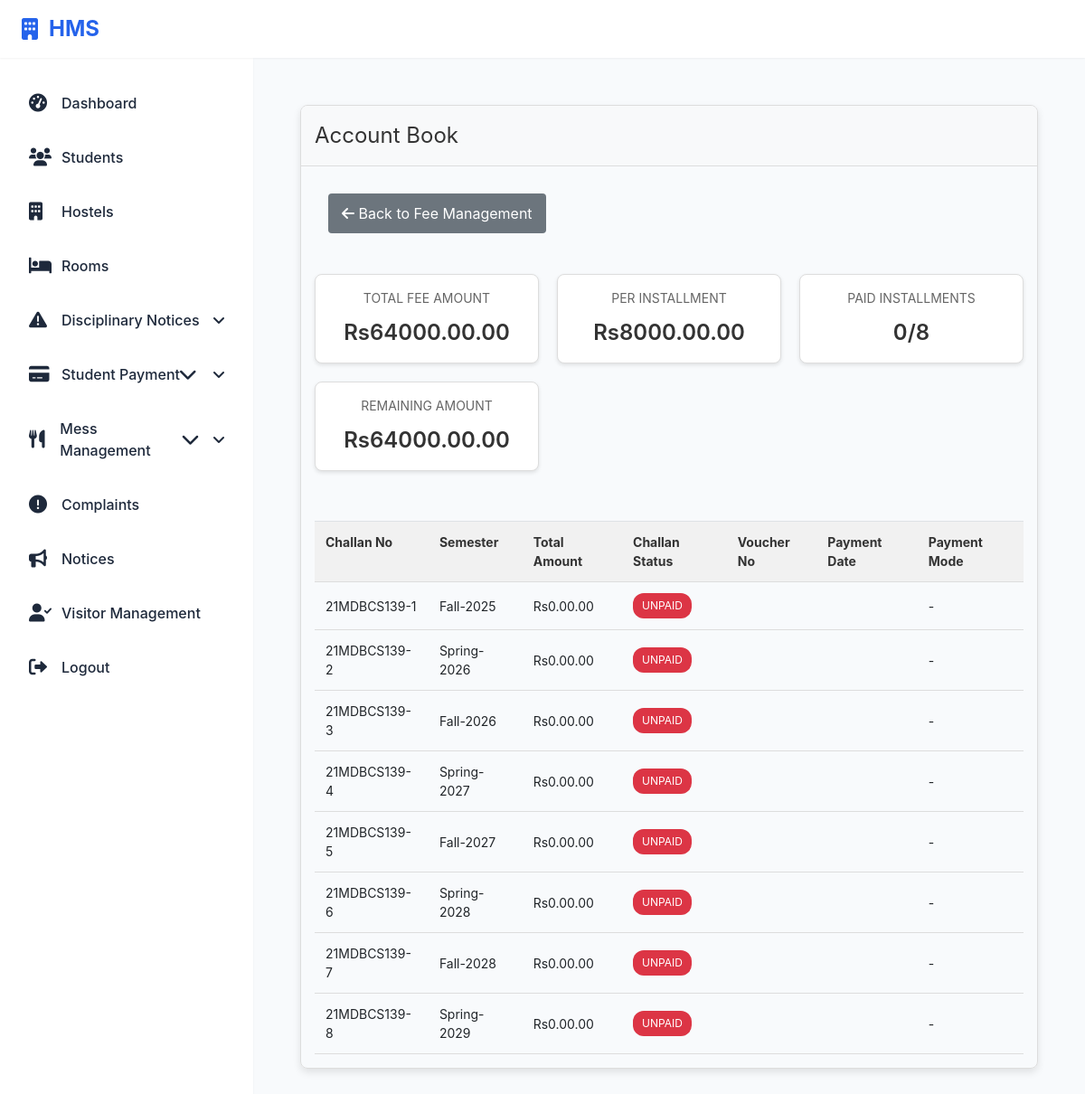
Screenshot of /hostel/account-book/92/ (signed in) with the database file from the repository.
### hostel/models.py (models this page shows, shortened)
class Student(models.Model):
    Room_ID = models.ForeignKey(Room, on_delete=models.SET_NULL, null=True, related_name="students")
    Hostel_ID = models.ForeignKey(Hostel, on_delete=models.SET_NULL, null=True)
    PAYMENT_STATUS_CHOICES = [
        ('NOT_PAID', 'Not Paid'),
        ('PARTIALLY_PAID', 'Partially Paid'),
        ('FULLY_PAID', 'Fully Paid'),
    ]
    Student_ID = models.AutoField(primary_key=True)
    Registration_Number = models.CharField(max_length=20, unique=True, null=True, blank=True)
    user = models.OneToOneField(User, on_delete=models.CASCADE, null=True)
    profile_picture = models.ImageField(upload_to='student_profiles/', null=True, blank=True)
    F_Name = models.CharField(max_length=50)
    L_Name = models.CharField(max_length=50)
    Contact_Info = models.CharField(max_length=100)
    Address = models.TextField()
    Department = models.CharField(max_length=100)
    FatherName = models.CharField(max_length=50)
    fee_status = models.CharField(max_length=20, choices=PAYMENT_STATUS_CHOICES, default='NOT_PAID')
    total_paid_amount = models.DecimalField(max_digits=10, decimal_places=2, default=0)
    room_price = models.DecimalField(max_digits=10, decimal_places=2, default=0)
    total_fee = models.DecimalField(max_digits=10, decimal_places=2, default=0)  # Added for storing total fee
    paid_installment_count = models.IntegerField(default=0)  # Added missing field

class Payment(models.Model):
    pdf_file = models.FileField(upload_to='payments_pdfs/', null=True, blank=True)
    PAYMENT_STATUS_CHOICES = [
        ('PAID', 'Paid'),
        ('UNPAID', 'Unpaid'),
        ('PENDING', 'Pending')
    ]
    PAYMENT_MODE_CHOICES = [
        ('CASH', 'Cash'),
        ('ONLINE', 'Online'),
        ('BANK', 'Bank')
    ]
    Payment_ID = models.AutoField(primary_key=True)
    Student_ID = models.ForeignKey('Student', on_delete=models.CASCADE, related_name='payments')
    Fee_Type = models.CharField(max_length=255)
    Amount_Due = models.DecimalField(max_digits=10, decimal_places=2, default=0)
    Payment_Date = models.DateTimeField(null=True, blank=True)
    Due_Date = models.DateTimeField(null=True, blank=True)
    Amount_Paid = models.DecimalField(max_digits=10, decimal_places=2)
    Receipt_Number = models.CharField(max_length=255)
    Fee_Status = models.CharField(max_length=50, choices=PAYMENT_STATUS_CHOICES, default='UNPAID')
    Voucher_No = models.CharField(max_length=255, null=True, blank=True)
    Payment_Mode = models.CharField(max_length=50, choices=PAYMENT_MODE_CHOICES, null=True, blank=True)
    Installment_Number = models.IntegerField(null=True, blank=True)

### hostel/views.py (the view, shortened to what this page needs)
# urls.py: path('account-book/', views.account_book, name='account_book'),
@login_required
def account_book(request, student_id=None):
    success_message = request.session.pop('payment_success_message', None)
    if student_id is None:
        if hasattr(request.user, 'student'):
            student = request.user.student
        elif request.user.is_staff:
            messages.error(request, "Please select a student to view their account book.")
            return redirect('fee_management')
        else:
            messages.error(request, "You are not authorized to view this page.")
            return redirect('dashboard')
    else:
        if not request.user.is_staff:
            messages.error(request, "You are not authorized to view other students' account books.")
            return redirect('dashboard')
        student = get_object_or_404(Student, Student_ID=student_id)
    payments = student.payments.all().order_by('Fee_Type', 'Payment_Date')
    if hasattr(student, 'room_price') and student.room_price > 0:
        per_installment = student.room_price
    total_fee = per_installment * 8
    if hasattr(student, 'total_fee') and student.total_fee > 0:
        total_fee = student.total_fee
    else:
        if hasattr(student, 'total_fee'):
            student.total_fee = total_fee
            student.save()
    paid_payments = payments.filter(Fee_Status='PAID')
    total_paid = sum(payment.Amount_Paid for payment in paid_payments)
    paid_semesters = set()
    for payment in paid_payments:
        if payment.Fee_Type:
            paid_semesters.add(payment.Fee_Type)
    paid_installments = len(paid_semesters)
    remaining_fee = total_fee - total_paid
    start_year = timezone.now().year
    semesters = []
    for i in range(4):
        semesters.extend([f'Fall-{start_year + i}', f'Spring-{start_year + i + 1}'])
    semester_payment_map = {}
    for payment in payments:
        semester = payment.Fee_Type
        if semester not in semester_payment_map:
            semester_payment_map[semester] = []
        semester_payment_map[semester].append(payment)
    expected_payments = []
    for i, semester in enumerate(semesters[:8], 1):
        semester_payments = semester_payment_map.get(semester, [])
        if not semester_payments:
            expected_payments.append({
                'challan_no': f'{student.Registration_Number}-{i}',
                'semester': semester,
                'amount': per_installment,
                'status': 'UNPAID',
                'voucher_no': '',
                'payment_date': '',
                'payment_mode': '-'
            })
        else:
            for payment in sorted(semester_payments, key=lambda p: p.Payment_Date or timezone.now(), reverse=True):
                expected_payments.append({
                    'challan_no': payment.Receipt_Number or f'{student.Registration_Number}-{i}',
                    'semester': semester,
                    'amount': payment.Amount_Paid,
                    'status': payment.Fee_Status,
                    'voucher_no': payment.Voucher_No or '',
                    'payment_date': payment.Payment_Date.strftime('%Y-%m-%d') if payment.Payment_Date else '',
                    'payment_mode': payment.Payment_Mode or '-'
                })
    expected_payments.sort(key=lambda p: (
        semesters.index(p['semester']) if p['semester'] in semesters else 999,
        p['status'] != 'PAID'  # Show paid first
    ))
    stripe_payments = StripePayment.objects.filter(student=student, status='PENDING')
    context = {
        'student': student,
        'total_fee': total_fee,
        'per_installment': per_installment,
        'paid_installments': f"{paid_installments}/8",
        'remaining_fee': remaining_fee,
        'payments': expected_payments,
        'stripe_payments': stripe_payments,
        'success_message': success_message
    }
    return render(request, 'payment_management/account_book.html', context)

### hostel/templates/payment_management/account_book.html (shortened to what this page needs)
{% extends 'base.html' %}
{% block content %}
<div class="container">
    <div class="card">
        <div class="card-header">
            <h2>Account Book</h2>
        </div>
        <div class="action-buttons">
            {% if user.is_staff or user.is_superuser %}
            <a href="{% url 'fee_management' %}" class="btn-back">
                <i class="fas fa-arrow-left"></i> Back to Fee Management
            </a>
            {% endif %}
        </div>
        <div class="fee-summary">
            <div class="fee-card">
                <div class="fee-card-title">Total Fee Amount</div>
                <div class="fee-card-value">Rs{{ total_fee }}.00</div>
            </div>
            <div class="fee-card">
                <div class="fee-card-title">Per Installment</div>
                <div class="fee-card-value">Rs{{ per_installment }}.00</div>
            </div>
            <div class="fee-card">
                <div class="fee-card-title">Paid Installments</div>
                <div class="fee-card-value">{{ paid_installments }}</div>
            </div>
            <div class="fee-card">
                <div class="fee-card-title">Remaining Amount</div>
                <div class="fee-card-value">Rs{{ remaining_fee }}.00</div>
            </div>
        </div>
        <div class="table-responsive">
            <table class="table">
                <thead>
                    <tr>
                        <th>Challan No</th>
                        <th>Semester</th>
                        <th>Total Amount</th>
                        <th>Challan Status</th>
                        <th>Voucher No</th>
                        <th>Payment Date</th>
                        <th>Payment Mode</th>
                    </tr>
                </thead>
                <tbody>
                    {% for payment in payments %}
                    <tr>
                        <td>{{ payment.challan_no }}</td>
                        <td>{{ payment.semester }}</td>
                        <td>Rs{{ payment.amount }}.00</td>
                        <td>
                            <span class="status-badge {% if payment.status == 'PAID' %}status-paid{% else %}status-unpaid{% endif %}">
                                {{ payment.status }}
                            </span>
                        </td>
                        <td>{{ payment.voucher_no }}</td>
                        <td>{{ payment.payment_date }}</td>
                        <td>{{ payment.payment_mode }}</td>
                    </tr>
                    {% empty %}
                    <tr>
                        <td colspan="7" class="text-center">No payment records found.</td>
                    </tr>
                    {% endfor %}
                </tbody>
            </table>
        </div>
    </div>
</div>
{% endblock %}

### hostel/static/css/showcase_notice.css (style rules this page uses)
:root { --primary-color: #4a6fdc; --primary-hover: #3d5cba; --success-color: #28a745; --danger-color: #dc3545; --warning-color: #ffc107; --light-gray: #f8f9fa; --medium-gray: #e9ecef; --dark-gray: #343a40; --border-color: #dee2e6; --shadow: 0 0.125rem 0.25rem rgba(0, 0, 0, 0.075); --transition: all 0.2s ease-in-out; }
.card-header { background-color: white; padding: 1.5rem; border-bottom: 1px solid var(--border-color); }

### hostel/static/css/admin_showcasenotices.css (style rules this page uses)
.card { border: none; border-radius: 10px; box-shadow: 0 4px 12px rgba(0, 0, 0, 0.08); margin-bottom: 2rem; overflow: hidden; }
.card-header { padding: 1rem 1.5rem; border-bottom: 1px solid rgba(0, 0, 0, 0.05); display: flex; justify-content: space-between; align-items: center; }
.table-responsive { overflow-x: auto; }
.table { width: 100%; margin-bottom: 0; color: #212529; border-collapse: collapse; }
.table th { padding: 1rem; vertical-align: top; border-top: 1px solid #dee2e6; background-color: #f8f9fa; font-weight: 600; color: #495057; }
.table td { padding: 1rem; vertical-align: middle; border-top: 1px solid #dee2e6; }
.table td:nth-child(5) { font-weight: 500; color: #dc3545; }
.action-buttons { display: flex; gap: 0.5rem; }

### hostel/templates/base.html (style rules this page uses)
:root { --primary-color: #2563eb; --background-color: #f8fafc; --text-color: #1e293b; --sidebar-width: 280px; --header-height: 64px; --shadow-sm: 0 1px 2px 0 rgb(0 0 0 / 0.05); }
* { margin: 0; padding: 0; box-sizing: border-box; }
body { font-family: 'Inter', system-ui, -apple-system, sans-serif; background: var(--background-color); color: var(--text-color); min-height: 100vh; position: relative; }

### hostel/templates/payment_management/account_book.html (style rules this page uses)
.container { max-width: 1200px; margin: 0 auto; padding: 20px; }
.card { border: 1px solid #ddd; border-radius: 8px; box-shadow: 0 4px 8px rgba(0, 0, 0, 0.1); overflow: hidden; }
.card-header { background-color: #f8f9fa; padding: 15px; border-bottom: 1px solid #ddd; display: flex; justify-content: space-between; align-items: center; }
.card-header h2 { margin: 0; font-size: 24px; color: #333; }
.fee-summary { display: grid; grid-template-columns: repeat(auto-fit, minmax(200px, 1fr)); gap: 20px; margin-bottom: 20px; padding: 15px; }
.fee-card { background: white; border: 1px solid #ddd; border-radius: 8px; padding: 15px; text-align: center; box-shadow: 0 2px 4px rgba(0, 0, 0, 0.1); }
.fee-card-title { color: #666; font-size: 14px; margin-bottom: 10px; text-transform: uppercase; }
.fee-card-value { font-size: 24px; font-weight: 600; color: #333; }
.table-responsive { padding: 0 15px 15px 15px; }
.table { width: 100%; margin-top: 20px; border-collapse: collapse; font-size: 14px; }
.table th, .table td { padding: 12px; text-align: left; border-bottom: 1px solid #ddd; }
.table th { background-color: #f1f1f1; color: #333; font-weight: bold; }
.status-badge { padding: 5px 10px; font-size: 12px; border-radius: 12px; display: inline-block; text-transform: uppercase; }
.status-unpaid { background-color: #dc3545; color: white; }
.btn-back { background-color: #6c757d; color: white; border: none; padding: 10px 15px; border-radius: 4px; text-decoration: none; transition: background-color 0.3s ease; display: inline-block; margin: 15px; }
.action-buttons { display: flex; gap: 10px; margin: 15px; }

### rows the page displays
Student: total_fee "64000.00", room_price "8000.00"
Payment: challan_no "21MDBCS139-1", amount "0.00", status "UNPAID"
Payment: challan_no "21MDBCS139-2", semester "Spring-2026", amount "0.00", status "UNPAID", payment_mode "-"
Payment: challan_no "21MDBCS139-3", amount "0.00", status "UNPAID"
Payment: challan_no "21MDBCS139-4", semester "Spring-2027", amount "0.00", status "UNPAID", payment_mode "-"
Payment: challan_no "21MDBCS139-5", semester "Fall-2027", amount "0.00", status "UNPAID", payment_mode "-"
Payment: challan_no "21MDBCS139-6", semester "Spring-2028", amount "0.00", status "UNPAID", payment_mode "-"
Payment: challan_no "21MDBCS139-7", semester "Fall-2028", amount "0.00", status "UNPAID", payment_mode "-"
Payment: challan_no "21MDBCS139-8", semester "Spring-2029", amount "0.00", status "UNPAID", payment_mode "-"

### other values shown
{{ paid_installments }} "0/8"
{{ remaining_fee }} "64000.00"
{{ payment.semester }} "Fall-2025" "Fall-2026"
{{ payment.payment_mode }} "-" "-"
